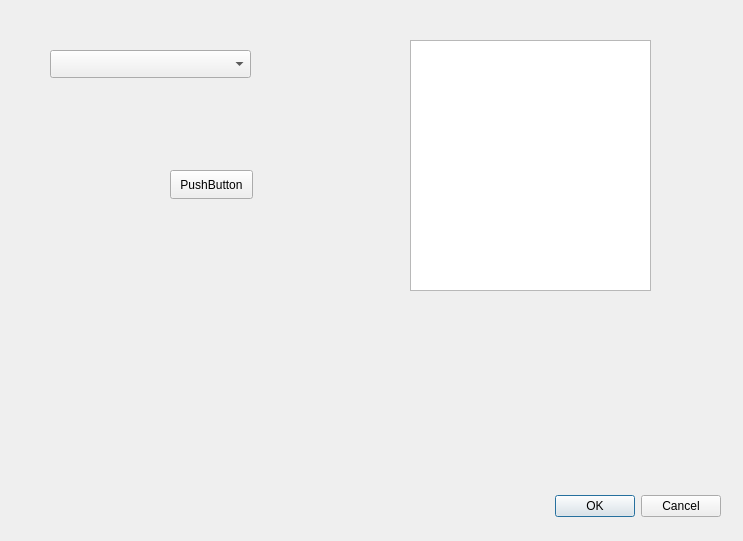
<?xml version="1.0" encoding="UTF-8"?>
<ui version="4.0">
 <class>ReportCreate</class>
 <widget class="QDialog" name="ReportCreate">
  <property name="geometry">
   <rect>
    <x>0</x>
    <y>0</y>
    <width>743</width>
    <height>541</height>
   </rect>
  </property>
  <property name="windowTitle">
   <string>Dialog</string>
  </property>
  <widget class="QDialogButtonBox" name="buttonBox">
   <property name="geometry">
    <rect>
     <x>380</x>
     <y>490</y>
     <width>341</width>
     <height>32</height>
    </rect>
   </property>
   <property name="orientation">
    <enum>Qt::Orientation::Horizontal</enum>
   </property>
   <property name="standardButtons">
    <set>QDialogButtonBox::StandardButton::Cancel|QDialogButtonBox::StandardButton::Ok</set>
   </property>
  </widget>
  <widget class="QComboBox" name="productCombo">
   <property name="geometry">
    <rect>
     <x>50</x>
     <y>50</y>
     <width>201</width>
     <height>28</height>
    </rect>
   </property>
  </widget>
  <widget class="QPushButton" name="generateButton">
   <property name="geometry">
    <rect>
     <x>170</x>
     <y>170</y>
     <width>83</width>
     <height>29</height>
    </rect>
   </property>
   <property name="text">
    <string>PushButton</string>
   </property>
  </widget>
  <widget class="QTextEdit" name="textEdit">
   <property name="geometry">
    <rect>
     <x>410</x>
     <y>40</y>
     <width>241</width>
     <height>251</height>
    </rect>
   </property>
  </widget>
 </widget>
 <resources/>
 <connections>
  <connection>
   <sender>buttonBox</sender>
   <signal>accepted()</signal>
   <receiver>ReportCreate</receiver>
   <slot>accept()</slot>
   <hints>
    <hint type="sourcelabel">
     <x>248</x>
     <y>254</y>
    </hint>
    <hint type="destinationlabel">
     <x>157</x>
     <y>274</y>
    </hint>
   </hints>
  </connection>
  <connection>
   <sender>buttonBox</sender>
   <signal>rejected()</signal>
   <receiver>ReportCreate</receiver>
   <slot>reject()</slot>
   <hints>
    <hint type="sourcelabel">
     <x>316</x>
     <y>260</y>
    </hint>
    <hint type="destinationlabel">
     <x>286</x>
     <y>274</y>
    </hint>
   </hints>
  </connection>
 </connections>
</ui>
